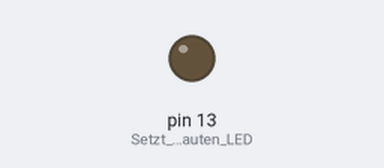
Bench run of a sketch on a simulated Arduino Uno, built with avr-gcc and run on an emulated ATmega328P. On the bench: output pins drawn as LEDs (lit = HIGH).

Above: at 0.15 s.
At 8.7 s:
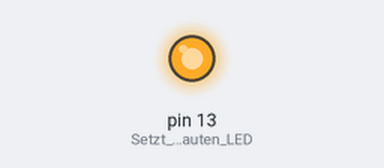
At 10.2 s:
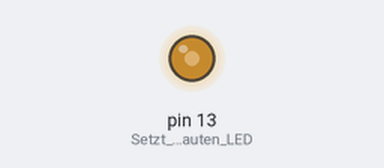
Timing chart, 0 to 11.7 s (numbered marks = the images above):
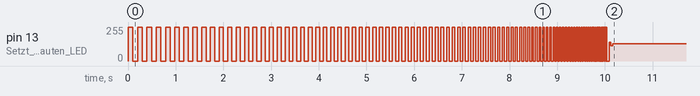

The sketch:

number2.ino
```cpp
// Aufgabe 1: Einfaches Blinkprogramm
void setup() {
  pinMode(LED_BUILTIN, OUTPUT); // Setzt den eingebauten LED-Pin als Ausgang
}

// Aufgabe 2: Modifizierung für schnelleres Blinken
int blinkDelay = 100; // Startverzögerung von 50ms

void loop() {
  digitalWrite(LED_BUILTIN, HIGH); // Schaltet die LED ein
  delay(blinkDelay); // Verwendet die aktuelle Verzögerung
  digitalWrite(LED_BUILTIN, LOW);  // Schaltet die LED aus
  delay(blinkDelay); // Verwendet die aktuelle Verzögerung

  // Verringern der Verzögerung bis auf ein Minimum von 1ms
  blinkDelay = max(blinkDelay - 1, 1);
}
```

Measured:
- by itself, pin 13 (Setzt_den_eingebauten_LED): 0/255 → 255/255 at 0.00 s, → 0/255 0.10 s later, → 255/255 0.10 s later, → 0/255 0.10 s later, … (189 changes in this stretch)
